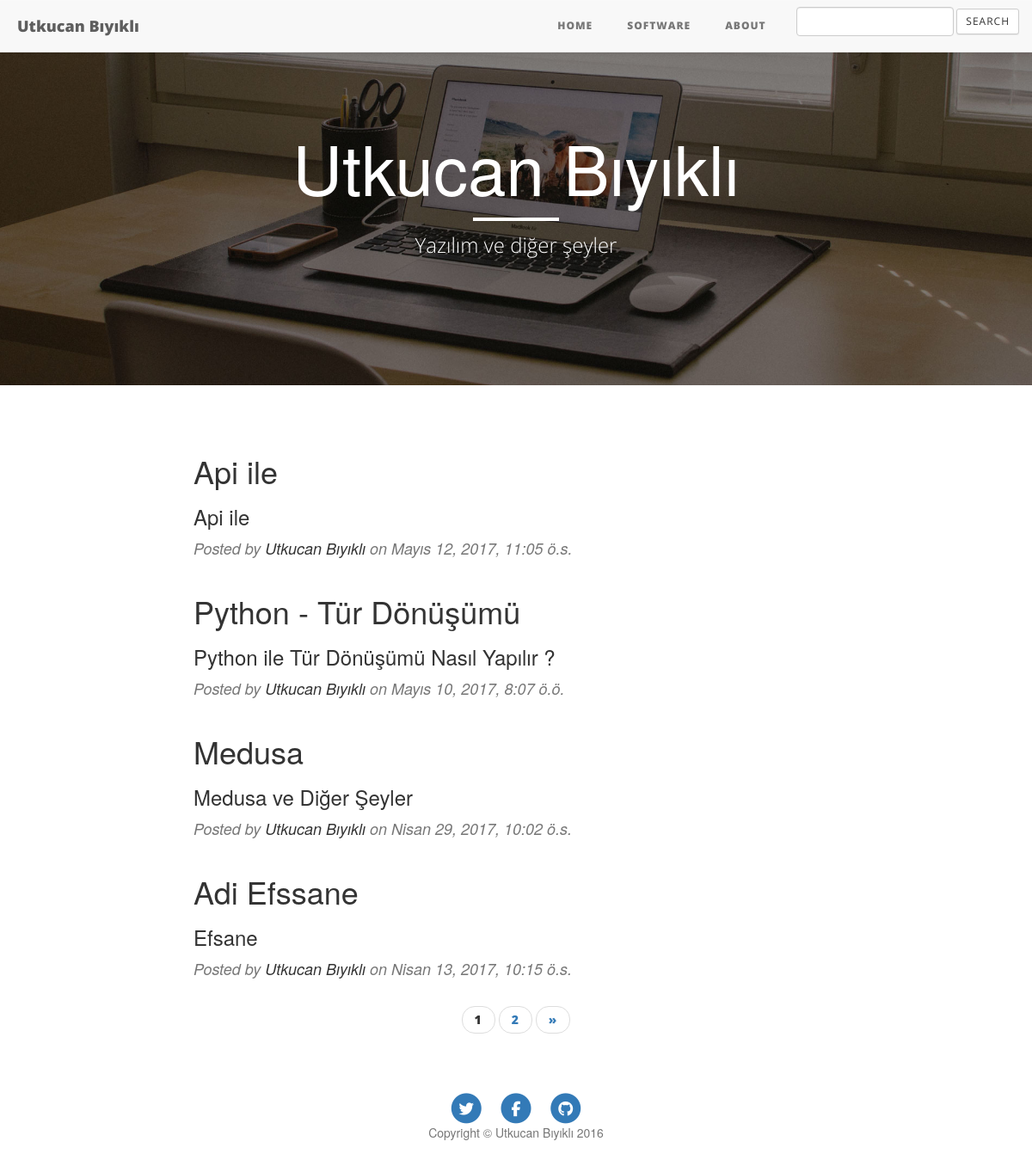
The page / on the database its author committed.
### Articles/models.py (models this page shows, shortened)
class Article(models.Model):
    title=models.CharField(max_length=25,unique=True)
    body=models.CharField(max_length=140,unique=True)
    content=models.TextField()
    like=models.IntegerField(default=0)
    genre=models.CharField(max_length=10)
    date=models.DateTimeField(auto_now_add=True)
    publish=models.BooleanField(default=False)
    class Meta:
        ordering=["-date"]

### Articles/views.py (the view)
# urls.py: url(r"^$", views.IndexView.as_view(), name="index"),
class IndexView(generic.ListView):
    template_name = "article/index.html"
    context_object_name = "all_articles"
    paginate_by=4
    def get_queryset(self):
        return Article.objects.filter(publish=True).order_by("-date")

### Articles/templates/article/index.html (shortened to what this page needs)
{% extends 'article/base.html' %}
{% load staticfiles%}
{% block body %}
  <header class="intro-header" style="background-image: url({% static 'Articles/img/home-bg.jpg' %}">
        <div class="container">
            <div class="row">
                <div class="col-lg-8 col-lg-offset-2 col-md-10 col-md-offset-1">
                    <div class="site-heading">
                        <h1>Utkucan Bıyıklı</h1>
                        <hr class="small">
                        <span class="subheading">Yazılım ve diğer şeyler</span>
                    </div>
                </div>
            </div>
        </div>
    </header>
{% if all_articles %}
        {% for article in all_articles %}
    <div class="container">
        <div class="row">
            <div class="col-lg-8 col-lg-offset-2 col-md-10 col-md-offset-1">
                <div class="post-preview">
                    <a href="{% url 'articles:detail' article.id %}">
                        <h2 class="post-title">
                            {{article.title}}
                        </h2>
                        <h3 class="post-body">
                            {{article.body}}
                        </h3>
                    </a>
                    <p class="post-meta">Posted by <a href="{% url 'articles:about' %}">Utkucan Bıyıklı</a> on {{article.date}}</p>
                </div>
                  </div>
        </div>
    </div>
                {% endfor %}
                {% endif %}
               {% if is_paginated %}
  <ul class="pager">
    {% for i in paginator.page_range %}
      {% if page_obj.number == i %}
        <li class="active"><span>{{ i }} <span class="sr-only">(current)</span></span></li>
      {% else %}
        <li><a href="?page={{ i }}">{{ i }}</a></li>
      {% endif %}
    {% endfor %}
    {% if page_obj.has_next %}
      <li><a href="?page={{ page_obj.next_page_number }}">&raquo;</a></li>
    {% endif %}
  </ul>
{% endif %}
    <footer>
        <div class="container">
            <div class="row">
                <div class="col-lg-8 col-lg-offset-2 col-md-10 col-md-offset-1">
                    <ul class="list-inline text-center">
                        <li>
                            <a href="https://www.twitter.com/utkucanbykl">
                                <span class="fa-stack fa-lg">
                                    <i class="fa fa-circle fa-stack-2x"></i>
                                    <i class="fa fa-twitter fa-stack-1x fa-inverse"></i>
                                </span>
                            </a>
                        </li>
                        <li>
                            <a href="https://www.facebook.com/utkucanbykl">
                                <span class="fa-stack fa-lg">
                                    <i class="fa fa-circle fa-stack-2x"></i>
                                    <i class="fa fa-facebook fa-stack-1x fa-inverse"></i>
                                </span>
                            </a>
                        </li>
                        <li>
                            <a href="https://www.github.com/utkucanbykl">
                                <span class="fa-stack fa-lg">
                                    <i class="fa fa-circle fa-stack-2x"></i>
                                    <i class="fa fa-github fa-stack-1x fa-inverse"></i>
                                </span>
                            </a>
                        </li>
                    </ul>
                    <p class="copyright text-muted">Copyright &copy; Utkucan Bıyıklı 2016</p>
                </div>
            </div>
        </div>
    </footer>
{% endblock %}

### Articles/templates/article/base.html (shortened to what this page needs)
<!DOCTYPE html>
<html lang="en">
<head>
    {% load staticfiles %}
<link rel="stylesheet" href="//maxcdn.bootstrapcdn.com/bootstrap/3.2.0/css/bootstrap.min.css">
<link rel="stylesheet" href="//maxcdn.bootstrapcdn.com/bootstrap/3.2.0/css/bootstrap-theme.min.css">
        <link rel="stylesheet" type="text/css" href="{% static 'Articles/css/base.css' %}">
    <link rel="stylesheet" type="text/css" href="{% static 'Articles/css/clean-blog.min.css' %}">
        <link rel="stylesheet" type="text/css" href="{% static 'Articles/css/bootstrap.min.css' %}">
            <link rel="stylesheet" type="text/css" href="{% static 'Articles/vendor/font-awesome/css/font-awesome.css' %}">
      <link href="vendor/font-awesome/css/font-awesome.min.css" rel="stylesheet" type="text/css">
</head>
<body>  <nav class="navbar navbar-default navbar-custom navbar-fixed-top">
        <div class="container-fluid">
            <div class="navbar-header page-scroll">
                <a class="navbar-brand" href="{% url 'articles:index' %}">Utkucan Bıyıklı</a>
            </div>
            <div class="collapse navbar-collapse" id="bs-example-navbar-collapse-1">
                <ul class="nav navbar-nav navbar-right">
                    <li>
                        <a href="{% url 'articles:index' %}">Home</a>
                    </li>
                    <li>
                        <a href="{% url 'articles:software' %}">Software</a>
                    </li>
                    <li>
                        <a href="{% url 'articles:about' %}">About</a>
                    </li>
                    <li>
                        <form method="post" class="navbar-form navbar-left" action="{% url 'articles:search'  %}">
                                            <div class="form-group">
                    <input type="text" class="form-control" name="search" value="" id="search">
                                            </div>
                        <button type="submit" class="btn btn-sm btn-default">Search</button>
                        </form>
                    </li>
                </ul>
            </div>
        </div>
    </nav>
{% block body %}
{% endblock %}
</body>
</html>

### rows shown on the page
Article: title "Api ile", body "Api ile", date "Mayıs 12, 2017, 11:05 ö.s."
Article: title "Python - Tür Dönüşümü", body "Python ile Tür Dönüşümü Nasıl Yapılır ?", date "Mayıs 10, 2017, 8:07 ö.ö."
Article: title "Medusa", body "Medusa ve Diğer Şeyler", date "Nisan 29, 2017, 10:02 ö.s."
Article: title "Adi Efssane", body "Efsane", date "Nisan 13, 2017, 10:15 ö.s."

### other values the page prints
{{ i }} "1"
{{ i }} "2"
